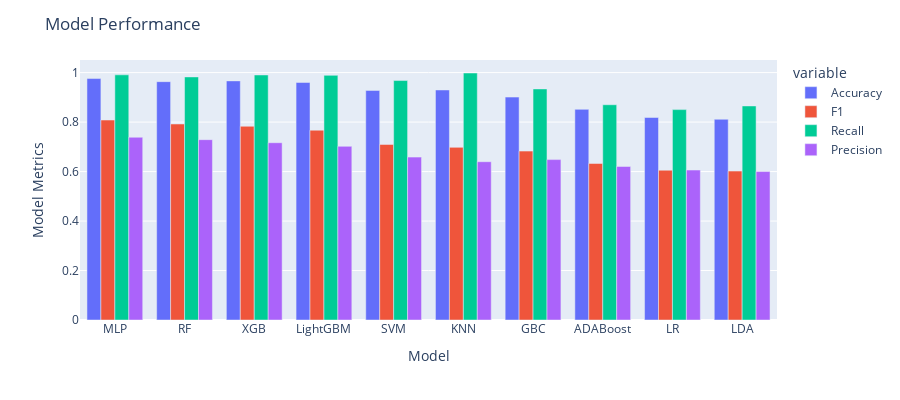

The cell this chart's notebook holds for it:
### Code cell
models = get_model()
names,results,result_df= bl_performance(X_train_prepared_PCA, y_train.values.ravel(),models)

result_df.sort_values(by='F1',ascending=False,inplace=True)

import plotly.express as px
df = px.data.tips()
fig = px.bar(result_df, x="Model", y=['Accuracy','F1','Recall','Precision'], barmode='group',
             height=400)

fig.update_yaxes(title_text="Model Metrics")
fig.update_layout(
    title_text="Model Performance"
)
fig.show()

### Figure 1 — Plotly figure (JSON) as saved in the notebook; plotly's stock layout.template omitted (floating-point values rounded to 4 significant figures)
{"data": [{"alignmentgroup": "True", "hovertemplate": "variable=Accuracy<br>Model=%{x}<br>value=%{y}<extra></extra>", "legendgroup": "Accuracy", "marker": {"color": "#636efa"}, "name": "Accuracy", "offsetgroup": "Accuracy", "orientation": "v", "showlegend": true, "textposition": "auto", "type": "bar", "x": ["MLP", "RF", "XGB", "LightGBM", "SVM", "KNN", "GBC", "ADABoost", "LR", "LDA"], "xaxis": "x", "y": [0.976, 0.9634, 0.9666, 0.9602, 0.928, 0.9299, 0.9011, 0.8515, 0.8186, 0.8114], "yaxis": "y"}, {"alignmentgroup": "True", "hovertemplate": "variable=F1<br>Model=%{x}<br>value=%{y}<extra></extra>", "legendgroup": "F1", "marker": {"color": "#EF553B"}, "name": "F1", "offsetgroup": "F1", "orientation": "v", "showlegend": true, "textposition": "auto", "type": "bar", "x": ["MLP", "RF", "XGB", "LightGBM", "SVM", "KNN", "GBC", "ADABoost", "LR", "LDA"], "xaxis": "x", "y": [0.8082, 0.7923, 0.7831, 0.7672, 0.7096, 0.6978, 0.6827, 0.6327, 0.6054, 0.6019], "yaxis": "y"}, {"alignmentgroup": "True", "hovertemplate": "variable=Recall<br>Model=%{x}<br>value=%{y}<extra></extra>", "legendgroup": "Recall", "marker": {"color": "#00cc96"}, "name": "Recall", "offsetgroup": "Recall", "orientation": "v", "showlegend": true, "textposition": "auto", "type": "bar", "x": ["MLP", "RF", "XGB", "LightGBM", "SVM", "KNN", "GBC", "ADABoost", "LR", "LDA"], "xaxis": "x", "y": [0.991, 0.9826, 0.9905, 0.9889, 0.9679, 0.9985, 0.9341, 0.8702, 0.8504, 0.8653], "yaxis": "y"}, {"alignmentgroup": "True", "hovertemplate": "variable=Precision<br>Model=%{x}<br>value=%{y}<extra></extra>", "legendgroup": "Precision", "marker": {"color": "#ab63fa"}, "name": "Precision", "offsetgroup": "Precision", "orientation": "v", "showlegend": true, "textposition": "auto", "type": "bar", "x": ["MLP", "RF", "XGB", "LightGBM", "SVM", "KNN", "GBC", "ADABoost", "LR", "LDA"], "xaxis": "x", "y": [0.7387, 0.729, 0.7166, 0.702, 0.6585, 0.6399, 0.6484, 0.6206, 0.6061, 0.6], "yaxis": "y"}], "layout": {"barmode": "group", "height": 400, "legend": {"title": {"text": "variable"}, "tracegroupgap": 0}, "margin": {"t": 60}, "title": {"text": "Model Performance"}, "xaxis": {"anchor": "y", "domain": [0, 1], "title": {"text": "Model"}}, "yaxis": {"anchor": "x", "domain": [0, 1], "title": {"text": "Model Metrics"}}}}
